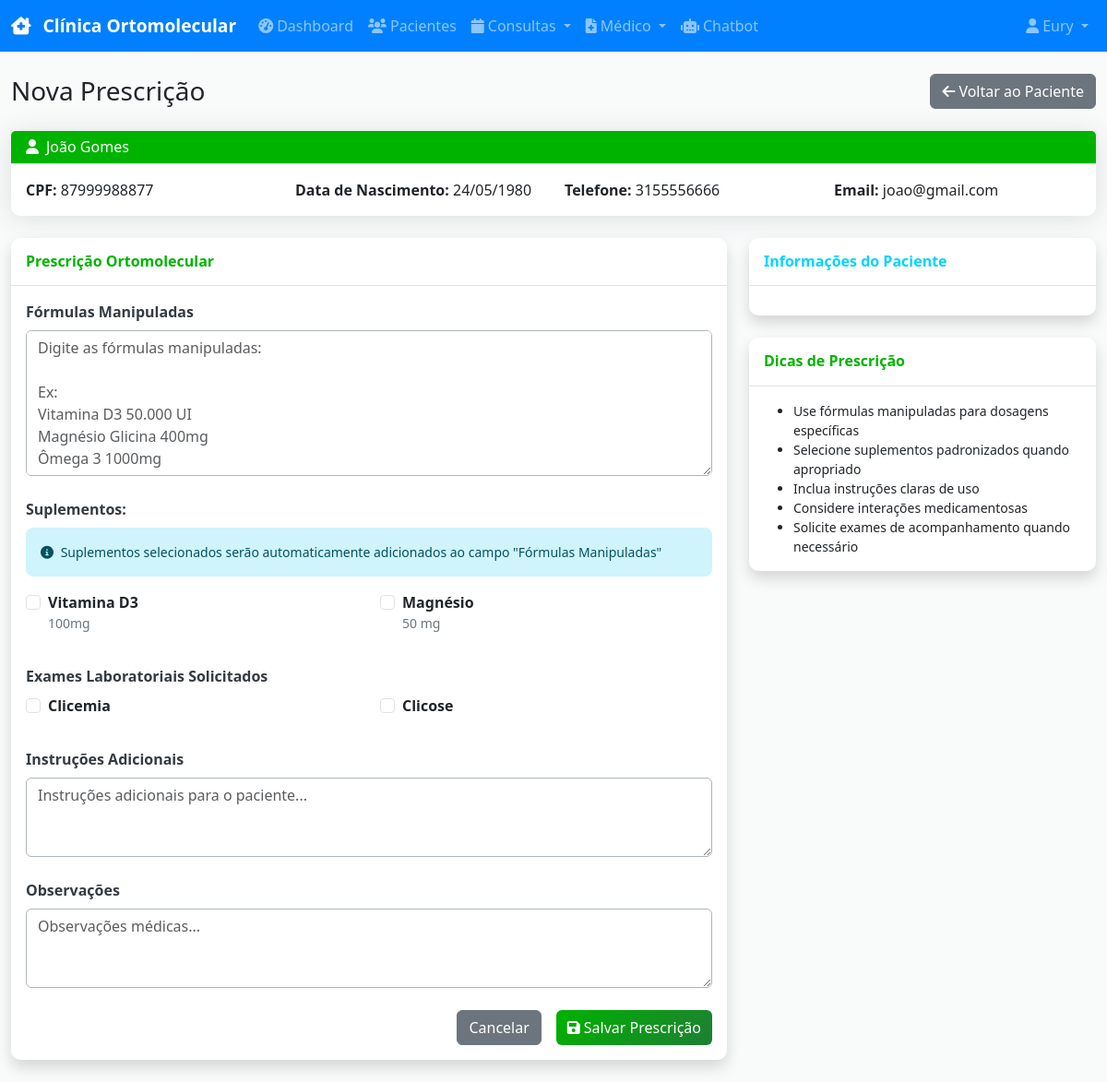
Screenshot of /prescriptions/new/1 (signed in) with the database file from the repository.
### models.py (models this page shows)
class User(UserMixin, db.Model):
    id = db.Column(db.Integer, primary_key=True)
    username = db.Column(db.String(80), unique=True, nullable=False)
    email = db.Column(db.String(120), unique=True, nullable=False)
    password_hash = db.Column(db.String(256), nullable=False)
    name = db.Column(db.String(100), nullable=False)
    role = db.Column(db.String(20), nullable=False, default='receptionist')  # admin, doctor, receptionist, financial
    crm = db.Column(db.String(20))  # For doctors
    specialty = db.Column(db.String(100))  # For doctors
    created_at = db.Column(db.DateTime, default=datetime.utcnow)
    is_active = db.Column(db.Boolean, default=True)

class Patient(db.Model):
    id = db.Column(db.Integer, primary_key=True)
    name = db.Column(db.String(100), nullable=False)
    cpf = db.Column(db.String(14), unique=True, nullable=False)
    birth_date = db.Column(db.Date, nullable=False)
    phone = db.Column(db.String(20), nullable=False)
    email = db.Column(db.String(120))
    address = db.Column(db.String(200))
    medical_history = db.Column(Text)
    allergies = db.Column(Text)
    current_medications = db.Column(Text)
    emergency_contact = db.Column(db.String(100))
    emergency_phone = db.Column(db.String(20))
    created_at = db.Column(db.DateTime, default=datetime.utcnow)
    appointments = db.relationship('Appointment', backref='patient', lazy=True)
    medical_records = db.relationship('MedicalRecord', backref='patient', lazy=True)
    prescriptions = db.relationship('Prescription', backref='patient', lazy=True)
    payments = db.relationship('Payment', backref='patient', lazy=True)

class Supplement(db.Model):
    id = db.Column(db.Integer, primary_key=True)
    name = db.Column(db.String(100), nullable=False)
    category = db.Column(db.String(50))  # vitamin, mineral, amino_acid, herb, etc.
    description = db.Column(Text)
    dosage_info = db.Column(Text)  # Posologia
    observations = db.Column(Text)
    is_active = db.Column(db.Boolean, default=True)
    created_at = db.Column(db.DateTime, default=datetime.utcnow)

class Hemogram(db.Model):
    id = db.Column(db.Integer, primary_key=True)
    name = db.Column(db.String(100), nullable=False)  # Nome do parâmetro
    parameter_type = db.Column(db.String(50))  # hemaceas, leucocitos, plaquetas, etc.
    reference_values = db.Column(Text)  # Valores de referência
    unit = db.Column(db.String(20))  # milhões/mm³, mil/mm³, %, etc.
    description = db.Column(Text)  # Descrição do parâmetro
    observations = db.Column(Text)  # Observações clínicas
    clinical_significance = db.Column(Text)  # Significado clínico
    is_active = db.Column(db.Boolean, default=True)
    created_at = db.Column(db.DateTime, default=datetime.utcnow)

### routes.py (the view, shortened to what this page needs)
@app.route('/prescriptions/new/<int:patient_id>', methods=['GET', 'POST'])
@login_required
def prescription_new(patient_id):
    appointment_id = request.args.get('appointment_id', type=int)
    if current_user.role not in ['doctor', 'admin']:
        flash('Acesso negado.', 'error')
        return redirect(url_for('dashboard'))
    patient = Patient.query.get_or_404(patient_id)
    form = PrescriptionForm()
    form.patient_id.choices = [(patient.id, patient.name)]
    form.patient_id.data = patient_id
    supplements = Supplement.query.filter_by(is_active=True).all()
    lab_tests = LabTest.query.filter_by(is_active=True).all()
    hemograms = Hemogram.query.filter_by(is_active=True).all()
    return render_template('prescriptions/form.html', form=form, patient=patient, supplements=supplements, lab_tests=lab_tests, hemograms=hemograms, title='Nova Prescrição')

### forms.py
class PrescriptionForm(FlaskForm):
    patient_id = SelectField('Paciente', coerce=int, validators=[DataRequired()])
    custom_formulas = TextAreaField('Fórmulas Manipuladas', validators=[Optional()])
    additional_instructions = TextAreaField('Instruções Adicionais', validators=[Optional()])
    observations = TextAreaField('Observações', validators=[Optional()])

### app.py (called while the page is built)
@login_manager.user_loader
def load_user(user_id):
    from models import User
    return User.query.get(int(user_id))

### templates/prescriptions/form.html (shortened to what this page needs)
{% extends "base.html" %}
{% block content %}
<div class="container-fluid">
    <div class="row">
        <div class="col-12">
            <div class="d-sm-flex align-items-center justify-content-between mb-4">
                <h1 class="h3 mb-0 text-gray-800">{{ title }}</h1>
                <a href="{{ url_for('patient_view', id=patient.id) }}" class="btn btn-secondary">
                    <i class="fas fa-arrow-left me-1"></i>Voltar ao Paciente
                </a>
            </div>
        </div>
    </div>
    <div class="row mb-4">
        <div class="col-12">
            <div class="card border-success">
                <div class="card-header bg-success text-white">
                    <h6 class="m-0"><i class="fas fa-user me-2"></i>{{ patient.name }}</h6>
                </div>
                <div class="card-body">
                    <div class="row">
                        <div class="col-md-3">
                            <strong>CPF:</strong> {{ patient.cpf }}
                        </div>
                        <div class="col-md-3">
                            <strong>Data de Nascimento:</strong> {{ patient.birth_date.strftime('%d/%m/%Y') }}
                        </div>
                        <div class="col-md-3">
                            <strong>Telefone:</strong> {{ patient.phone }}
                        </div>
                        <div class="col-md-3">
                            <strong>Email:</strong> {{ patient.email or 'Não informado' }}
                        </div>
                    </div>
                </div>
            </div>
        </div>
    </div>
    <div class="row">
        <div class="col-lg-8">
            <div class="card shadow mb-4">
                <div class="card-header py-3">
                    <h6 class="m-0 font-weight-bold text-success">Prescrição Ortomolecular</h6>
                </div>
                <div class="card-body">
                    <form method="POST">
                        <div class="mb-4">
                            {{ form.custom_formulas.label(class="form-label") }}
                            {{ form.custom_formulas(class="form-control", rows="6", placeholder="Digite as fórmulas manipuladas:\n\nEx:\nVitamina D3 50.000 UI\nMagnésio Glicina 400mg\nÔmega 3 1000mg\n\nUsar conforme orientação médica.") }}
                        </div>
                        <div class="mb-4">
                            <label class="form-label">Suplementos:</label>
                            <div class="alert alert-info small">
                                <i class="fas fa-info-circle me-1"></i>
                                Suplementos selecionados serão automaticamente adicionados ao campo "Fórmulas Manipuladas"
                            </div>
                            <div class="row">
                                {% for supplement in supplements %}
                                <div class="col-md-6 mb-2">
                                    <div class="form-check">
                                        <input class="form-check-input supplement-checkbox" type="checkbox" name="supplements"
                                               value="{{ supplement.id }}" id="supplement_{{ supplement.id }}"
                                               data-name="{{ supplement.name }}"
                                               data-dosage="{{ supplement.dosage_info or 'Conforme orientação médica' }}"
                                               onchange="updateFormulas()">
                                        <label class="form-check-label" for="supplement_{{ supplement.id }}">
                                            <strong>{{ supplement.name }}</strong>
                                            <small class="text-muted d-block">{{ supplement.dosage_info or 'Conforme orientação médica' }}</small>
                                        </label>
                                    </div>
                                </div>
                                {% endfor %}
                            </div>
                        </div>
                        <div class="mb-4">
                            <label class="form-label">Exames Laboratoriais Solicitados</label>
                            <div class="row">
                                {% for hemogram in hemograms %}
                                <div class="col-md-6 mb-2">
                                    <div class="form-check">
                                        <input class="form-check-input" type="checkbox" name="hemograms"
                                               value="{{ hemogram.id }}" id="hemogram_{{ hemogram.id }}"
                                               data-name="{{ hemogram.name }}"
                                               data-type="{{ hemogram.parameter_type }}"
                                               data-reference="{{ hemogram.reference_values or '' }}"
                                               data-unit="{{ hemogram.unit or '' }}"
                                               onchange="updateFormulas()">
                                        <label class="form-check-label" for="hemogram_{{ hemogram.id }}">
                                            <strong>{{ hemogram.name }}</strong>
                                        </label>
                                    </div>
                                </div>
                                {% endfor %}
                            </div>
                        </div>
                        <div class="mb-4">
                            {{ form.additional_instructions.label(class="form-label") }}
                            {{ form.additional_instructions(class="form-control", rows="3", placeholder="Instruções adicionais para o paciente...") }}
                        </div>
                        <div class="mb-4">
                            {{ form.observations.label(class="form-label") }}
                            {{ form.observations(class="form-control", rows="3", placeholder="Observações médicas...") }}
                        </div>
                        <div class="d-grid gap-2 d-md-flex justify-content-md-end">
                            <a href="{{ url_for('patient_view', id=patient.id) }}" class="btn btn-secondary me-md-2">Cancelar</a>
                            <button type="submit" class="btn btn-success">
                                <i class="fas fa-save me-1"></i>Salvar Prescrição
                            </button>
                        </div>
                    </form>
                </div>
            </div>
        </div>
        <div class="col-lg-4">
            <div class="card shadow mb-4">
                <div class="card-header py-3">
                    <h6 class="m-0 font-weight-bold text-info">Informações do Paciente</h6>
                </div>
                <div class="card-body">
                </div>
            </div>
            <div class="card shadow mb-4">
                <div class="card-header py-3">
                    <h6 class="m-0 font-weight-bold text-success">Dicas de Prescrição</h6>
                </div>
                <div class="card-body">
                    <ul class="small mb-0">
                        <li>Use fórmulas manipuladas para dosagens específicas</li>
                        <li>Selecione suplementos padronizados quando apropriado</li>
                        <li>Inclua instruções claras de uso</li>
                        <li>Considere interações medicamentosas</li>
                        <li>Solicite exames de acompanhamento quando necessário</li>
                    </ul>
                </div>
            </div>
        </div>
    </div>
</div>
{% endblock %}

### templates/base.html (shortened to what this page needs)
<!DOCTYPE html>
<html lang="pt-BR">
<head>
    <link href="https://cdn.jsdelivr.net/npm/bootstrap@5.3.0/dist/css/bootstrap.min.css" rel="stylesheet">
    <link href="https://cdnjs.cloudflare.com/ajax/libs/font-awesome/6.0.0/css/all.min.css" rel="stylesheet">
    <link href="https://cdn.jsdelivr.net/npm/fullcalendar@6.1.8/index.global.min.css" rel="stylesheet">
    <link href="{{ url_for('static', filename='css/style.css') }}" rel="stylesheet">
</head>
<body>
    {% if current_user.is_authenticated %}
    <nav class="navbar navbar-expand-lg navbar-dark bg-primary fixed-top">
        <div class="container-fluid">
            <a class="navbar-brand" href="{{ url_for('dashboard') }}">
                <i class="fas fa-clinic-medical me-2"></i>
                Clínica Ortomolecular
            </a>
            <div class="collapse navbar-collapse" id="navbarNav">
                <ul class="navbar-nav me-auto">
                    <li class="nav-item">
                        <a class="nav-link" href="{{ url_for('dashboard') }}">
                            <i class="fas fa-tachometer-alt me-1"></i>Dashboard
                        </a>
                    </li>
                    <li class="nav-item">
                        <a class="nav-link" href="{{ url_for('patients_list') }}">
                            <i class="fas fa-users me-1"></i>Pacientes
                        </a>
                    </li>
                    <li class="nav-item dropdown">
                        <a class="nav-link dropdown-toggle" href="#" role="button" data-bs-toggle="dropdown">
                            <i class="fas fa-calendar me-1"></i>Consultas
                        </a>
                    </li>
                    {% if current_user.role in ['doctor', 'admin'] %}
                    <li class="nav-item dropdown">
                        <a class="nav-link dropdown-toggle" href="#" role="button" data-bs-toggle="dropdown">
                            <i class="fas fa-file-medical me-1"></i>Médico
                        </a>
                    </li>
                    {% endif %}
                    <li class="nav-item">
                        <a class="nav-link" href="{{ url_for('chatbot') }}">
                            <i class="fas fa-robot me-1"></i>Chatbot
                        </a>
                    </li>
                </ul>
                <ul class="navbar-nav">
                    <li class="nav-item dropdown">
                        <a class="nav-link dropdown-toggle" href="#" role="button" data-bs-toggle="dropdown">
                            <i class="fas fa-user me-1"></i>{{ current_user.name }}
                        </a>
                    </li>
                </ul>
            </div>
        </div>
    </nav>
    {% endif %}
    <main class="{% if current_user.is_authenticated %}main-content{% endif %}">
        {% block content %}{% endblock %}
    </main>
</body>
</html>

### static/css/style.css (style rules this page uses)
:root { --primary: 210 100% 50%; --primary-dark: 210 100% 35%; --success: 120 100% 35%; --info: 190 100% 50%; --warning: 45 100% 50%; --danger: 0 100% 50%; --light: 210 11% 98%; --dark: 210 11% 21%; --gray-100: 210 17% 98%; --gray-200: 210 14% 89%; --gray-300: 210 11% 71%; --gray-400: 210 9% 53%; --gray-500: 210 7% 46%; --gray-600: 210 9% 31%; --gray-700: 210 10% 23%; --gray-800: 210 11% 15%; --gray-900: 210 11% 7%; }
body { font-family: 'Segoe UI', Tahoma, Geneva, Verdana, sans-serif; background-color: hsl(var(--light)); color: hsl(var(--gray-800)); }
.main-content { padding-top: 80px; min-height: 100vh; background-color: hsl(var(--light)); }
.card { border: none; border-radius: 10px; box-shadow: 0 0.15rem 1.75rem 0 rgba(58, 59, 69, 0.15); }
.card-header { background-color: transparent; border-bottom: 1px solid hsl(var(--gray-200)); }
.navbar-brand { font-weight: 600; font-size: 1.2rem; }
.nav-link { font-weight: 500; transition: all 0.2s ease; }
.btn { border-radius: 6px; font-weight: 500; transition: all 0.2s ease; }
.btn-success { background: linear-gradient(135deg, hsl(var(--success)) 0%, #1e7e34 100%); border: none; }
.form-control, .form-select { border-radius: 6px; border: 1px solid hsl(var(--gray-300)); transition: all 0.2s ease; }
.form-label { font-weight: 600; color: hsl(var(--gray-700)); margin-bottom: 0.5rem; }
.alert { border-radius: 8px; border: none; }
.font-weight-bold { font-weight: 700 !important; }
.text-gray-800 { color: hsl(var(--gray-800)) !important; }
.text-success { color: hsl(var(--success)) !important; }
.text-info { color: hsl(var(--info)) !important; }
.text-muted { color: hsl(var(--gray-500)) !important; }
.bg-primary { background-color: hsl(var(--primary)) !important; }
.bg-success { background-color: hsl(var(--success)) !important; }

### rows the page displays
User: name "Eury"
Patient: name "João Gomes", cpf "87999988877", birth_date "24/05/1980", phone "3155556666", email "joao@gmail.com"
Supplement: name "Vitamina D3", dosage_info "100mg"
Supplement: name "Magnésio", dosage_info "50 mg"
Hemogram: name "Clicemia"
Hemogram: name "Clicose"

### other values shown
{{ title }} "Nova Prescrição"
